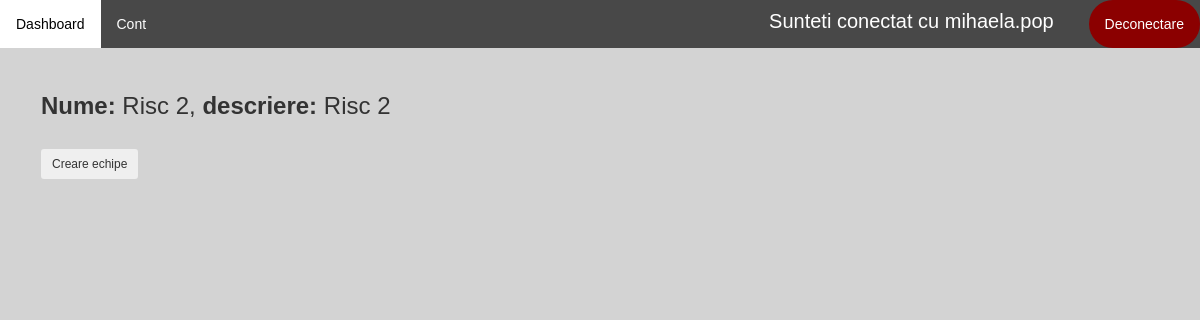
Page /vizualizare-disciplina/vizualizare-proiecte/proiect/tema/293 (signed in) on the earlier database version.
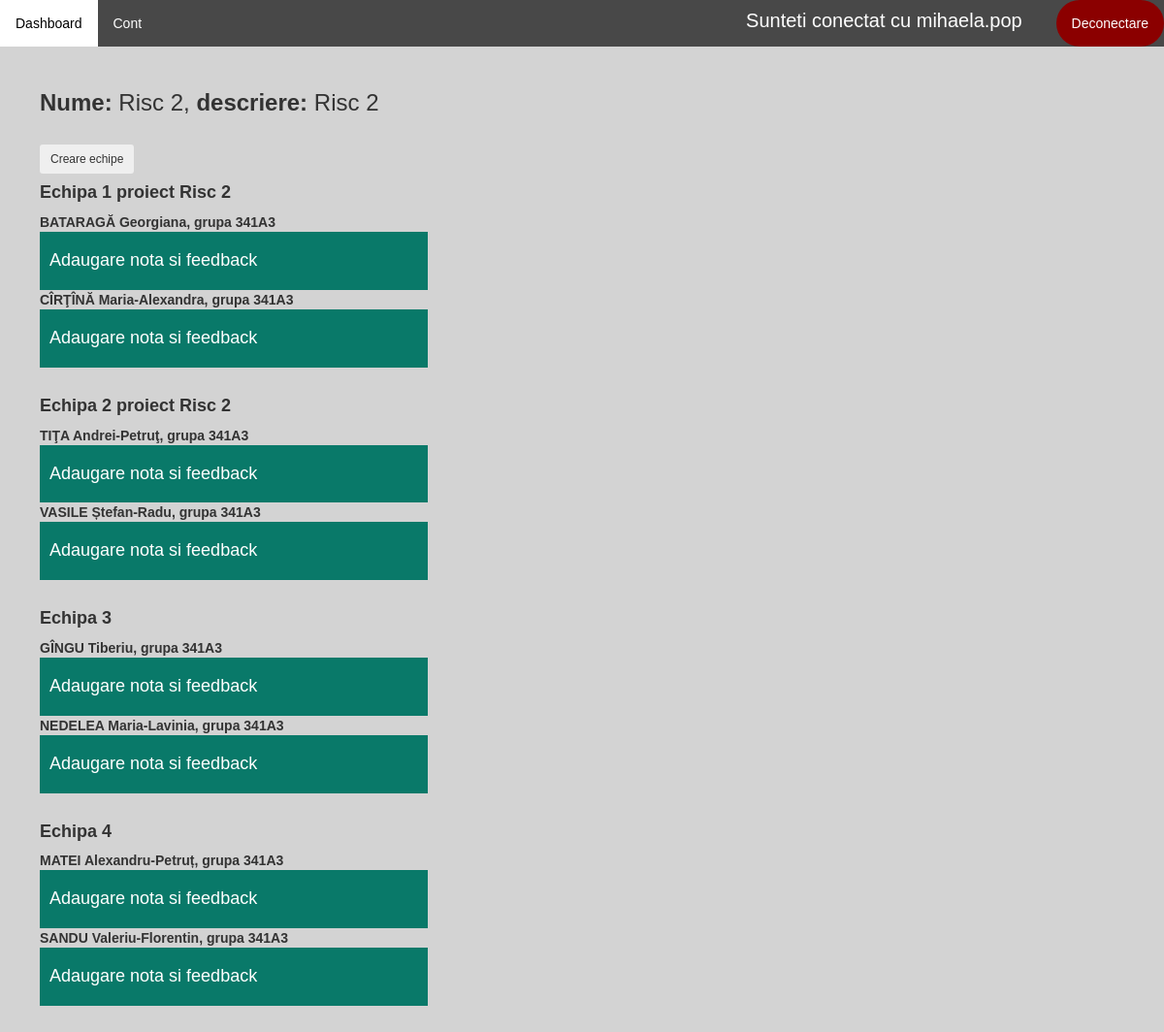
Same page on the later database version.
### application/models.py (models this page shows)
class Echipa(models.Model):
    id = models.AutoField(primary_key=True)
    nume = models.CharField(max_length=100, null=True)
    tema = models.ForeignKey(Tema, on_delete=models.CASCADE)
    proiect = models.ForeignKey(Proiect, on_delete=models.CASCADE, null=True)
    grupa = models.ForeignKey(Grupa, on_delete=models.CASCADE, null=True)
    studenti = models.ManyToManyField(Student)

class Student(models.Model):
    id = models.AutoField(primary_key=True)
    utilizator = models.ForeignKey(User, on_delete=models.CASCADE, null=True)
    facultate = models.CharField(max_length=100, null=True)
    ciclu_de_studii = models.CharField(max_length=100, null=True)
    specializare = models.CharField(max_length=50, null=True)
    an_studiu = models.CharField(max_length=20, null=True)
    grupa = models.ForeignKey(Grupa, on_delete=models.CASCADE, null=True)
    teme = models.ManyToManyField(Tema)

class Grupa(models.Model):
    id = models.AutoField(primary_key=True)
    nume = models.CharField(max_length=10, null=True)

### application/decorators.py (the view)
        def wrapper_func(request, *args, **kwargs):
            user_groups = list()
            for group in request.user.groups.all():
                user_groups.append(group.name)
            if allowed_roles[0] in user_groups:
                return view_func(request, *args, **kwargs)
            else:
                return redirect('dashboard')

### application/functions.py (called while the page is built)
def get_user_info(request):
    user = request.user
    user_groups = [group.name for group in user.groups.all()]
    if 'admin' in user_groups:
        user_type = 'admin'
    elif 'studenti' in user_groups:
        user_type = 'student'
    elif 'secretariat' in user_groups:
        user_type = 'secretar'
    else:
        user_type = 'profesor'
    out = {'user': user,
           'user_groups': user_groups,
           'user_type': user_type
           }
    return out

def create_context(request=None, extract_user_info=True):
    if extract_user_info and not request:
        raise ValueError("request must be set if extract_user_info is True")
    out = {}
    if extract_user_info:
        out.update(get_user_info(request))
    return out

### application/templates/application/profesor/vizualizareTema.html (shortened to what this page needs)
{% extends 'application/dashboard.html' %}
{% load static %}
{% block article %}
    <link rel="stylesheet" href="{% static 'application/css/vizualizareTema.css' %}">
    <h3 style="padding: 20px; margin-left: -20px"><b>Nume:</b> {{ tema.nume }}, <b>descriere:</b> {{ tema.descriere }}</h3>
    {% if proiect.nr_persoane > 1 %}
        <form action="{% url 'creareEchipe' tema.id %}" method="get">
            <button class="btn btn-sm">Creare echipe</button>
        </form>
    {% endif %}
    {% if proiect.nr_persoane > 1 %}
        {% for echipa in echipe %}
            <h4><b>{{ echipa.nume }}</b></h4>
            {% for student in echipa.studenti.all %}
                <b>{{ student.utilizator.last_name }} {{ student.utilizator.first_name }}, grupa {{ student.grupa.nume }}</b>
                <br>
                <button type="button" class="collapsible"><h4>Adaugare nota si feedback</h4></button>
                <br>
            {% endfor %}
            <br>
        {% endfor %}
    {% endif %}
{% endblock %}

Differences in the rows shown:
added Echipa: nume "Echipa 1 proiect Risc 2"
now on this page (row unchanged): Student: utilizator.last_name "BATARAGĂ", utilizator.first_name "Georgiana", grupa.nume "341A3", shown under "Echipa 1 proiect Risc 2"
now on this page (row unchanged): Student: utilizator.last_name "CÎRŢÎNĂ", utilizator.first_name "Maria-Alexandra", grupa.nume "341A3", shown under "Echipa 1 proiect Risc 2"
added Echipa: nume "Echipa 2 proiect Risc 2"
now on this page (row unchanged): Student: utilizator.last_name "TIŢA", utilizator.first_name "Andrei-Petruţ", grupa.nume "341A3", shown under "Echipa 2 proiect Risc 2"
now on this page (row unchanged): Student: utilizator.last_name "VASILE", utilizator.first_name "Ștefan-Radu", grupa.nume "341A3", shown under "Echipa 2 proiect Risc 2"
added Echipa: nume "Echipa 3"
now on this page (row unchanged): Student: utilizator.last_name "GÎNGU", utilizator.first_name "Tiberiu", grupa.nume "341A3", shown under "Echipa 3"
now on this page (row unchanged): Student: utilizator.last_name "NEDELEA", utilizator.first_name "Maria-Lavinia", grupa.nume "341A3", shown under "Echipa 3"
added Echipa: nume "Echipa 4"
now on this page (row unchanged): Student: utilizator.last_name "MATEI", utilizator.first_name "Alexandru-Petruț", grupa.nume "341A3", shown under "Echipa 4"
now on this page (row unchanged): Student: utilizator.last_name "SANDU", utilizator.first_name "Valeriu-Florentin", grupa.nume "341A3", shown under "Echipa 4"
